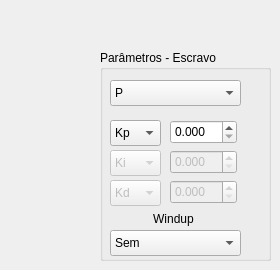
    <widget class="QWidget" name="tab">
     <attribute name="title">
      <string/>
     </attribute>
     <widget class="QGroupBox" name="groupBox_11">
      <property name="enabled">
       <bool>true</bool>
      </property>
      <property name="geometry">
       <rect>
        <x>100</x>
        <y>50</y>
        <width>171</width>
        <height>211</height>
       </rect>
      </property>
      <property name="title">
       <string>Parâmetros - Escravo</string>
      </property>
      <widget class="QComboBox" name="comboBox_tipoControle_2">
       <property name="geometry">
        <rect>
         <x>10</x>
         <y>30</y>
         <width>131</width>
         <height>26</height>
        </rect>
       </property>
       <property name="currentText">
        <string>P</string>
       </property>
       <item>
        <property name="text">
         <string>P</string>
        </property>
       </item>
       <item>
        <property name="text">
         <string>PI</string>
        </property>
       </item>
       <item>
        <property name="text">
         <string>PD</string>
        </property>
       </item>
       <item>
        <property name="text">
         <string>PID</string>
        </property>
       </item>
       <item>
        <property name="text">
         <string>PI-D</string>
        </property>
       </item>
       <item>
        <property name="text">
         <string>Sem</string>
        </property>
       </item>
      </widget>
      <widget class="QComboBox" name="comboBox_7">
       <property name="enabled">
        <bool>false</bool>
       </property>
       <property name="geometry">
        <rect>
         <x>10</x>
         <y>130</y>
         <width>51</width>
         <height>26</height>
        </rect>
       </property>
       <item>
        <property name="text">
         <string>Kd</string>
        </property>
       </item>
       <item>
        <property name="text">
         <string>τd</string>
        </property>
       </item>
      </widget>
      <widget class="QDoubleSpinBox" name="doubleSpinBox_9">
       <property name="geometry">
        <rect>
         <x>70</x>
         <y>70</y>
         <width>67</width>
         <height>24</height>
        </rect>
       </property>
       <property name="decimals">
        <number>3</number>
       </property>
      </widget>
      <widget class="QComboBox" name="comboBox_8">
       <property name="enabled">
        <bool>false</bool>
       </property>
       <property name="geometry">
        <rect>
         <x>10</x>
         <y>100</y>
         <width>51</width>
         <height>26</height>
        </rect>
       </property>
       <item>
        <property name="text">
         <string>Ki</string>
        </property>
       </item>
       <item>
        <property name="text">
         <string>τi</string>
        </property>
       </item>
      </widget>
      <widget class="QComboBox" name="comboBox_9">
       <property name="geometry">
        <rect>
         <x>10</x>
         <y>70</y>
         <width>51</width>
         <height>26</height>
        </rect>
       </property>
       <item>
        <property name="text">
         <string>Kp</string>
        </property>
       </item>
      </widget>
      <widget class="QDoubleSpinBox" name="doubleSpinBox_10">
       <property name="enabled">
        <bool>false</bool>
       </property>
       <property name="geometry">
        <rect>
         <x>70</x>
         <y>100</y>
         <width>67</width>
         <height>24</height>
        </rect>
       </property>
       <property name="decimals">
        <number>3</number>
       </property>
      </widget>
      <widget class="QDoubleSpinBox" name="doubleSpinBox_11">
       <property name="enabled">
        <bool>false</bool>
       </property>
       <property name="geometry">
        <rect>
         <x>70</x>
         <y>130</y>
         <width>67</width>
         <height>24</height>
        </rect>
       </property>
       <property name="decimals">
        <number>3</number>
       </property>
      </widget>
      <widget class="QLabel" name="label_8">
       <property name="geometry">
        <rect>
         <x>40</x>
         <y>160</y>
         <width>67</width>
         <height>17</height>
        </rect>
       </property>
       <property name="text">
        <string>Windup</string>
       </property>
       <property name="alignment">
        <set>Qt::AlignCenter</set>
       </property>
      </widget>
      <widget class="QComboBox" name="comboBox_windup_2">
       <property name="geometry">
        <rect>
         <x>10</x>
         <y>180</y>
         <width>131</width>
         <height>26</height>
        </rect>
       </property>
       <item>
        <property name="text">
         <string>Sem</string>
        </property>
       </item>
       <item>
        <property name="text">
         <string>Anti-Windup</string>
        </property>
       </item>
       <item>
        <property name="text">
         <string>Integral Cond.</string>
        </property>
       </item>
      </widget>
     </widget>
    </widget>
